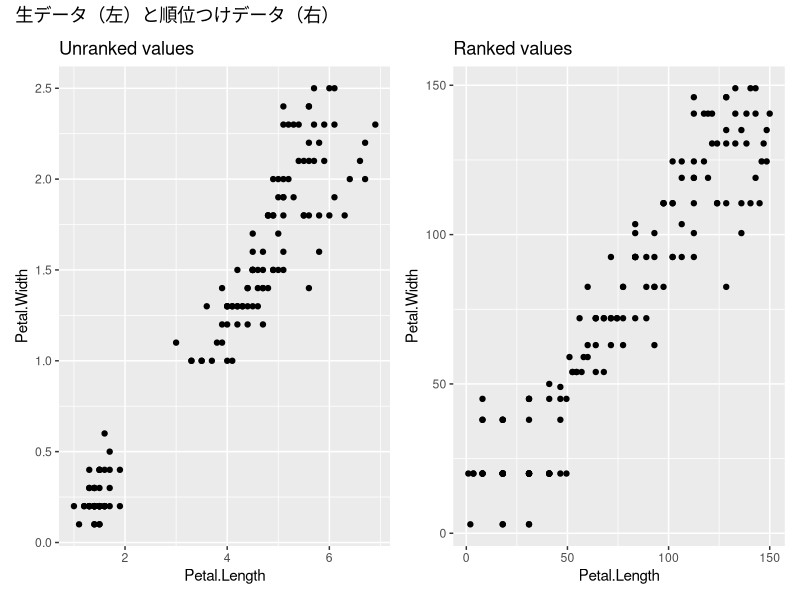
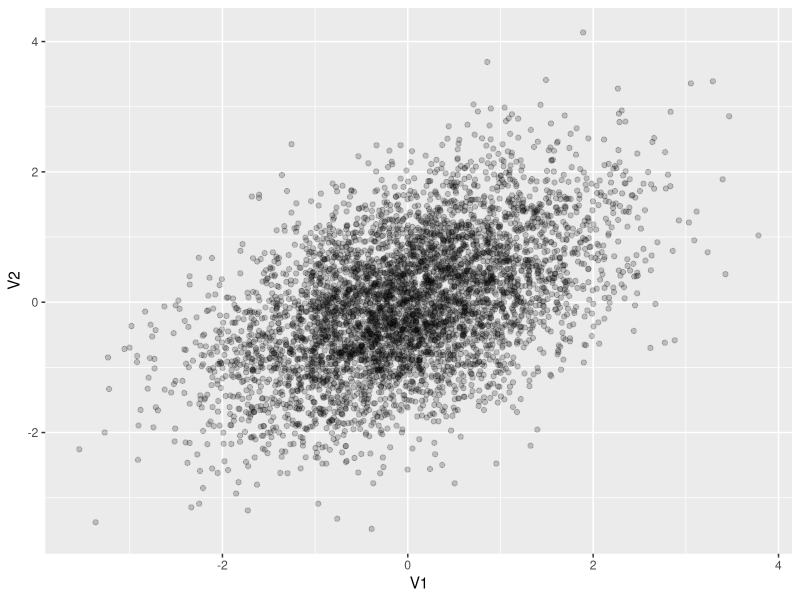
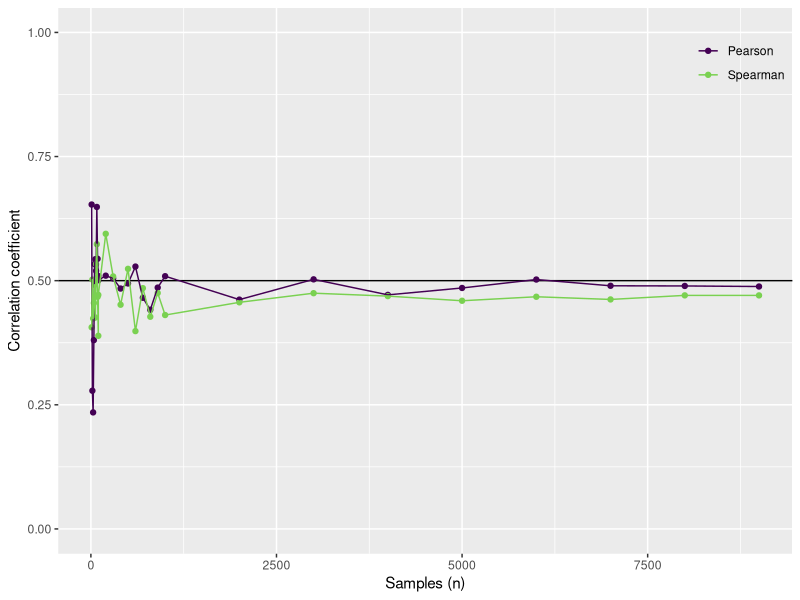
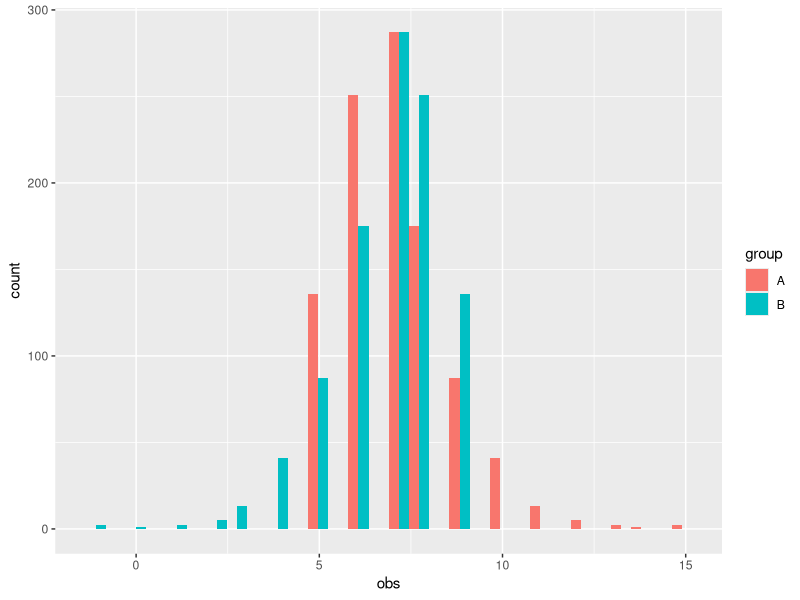
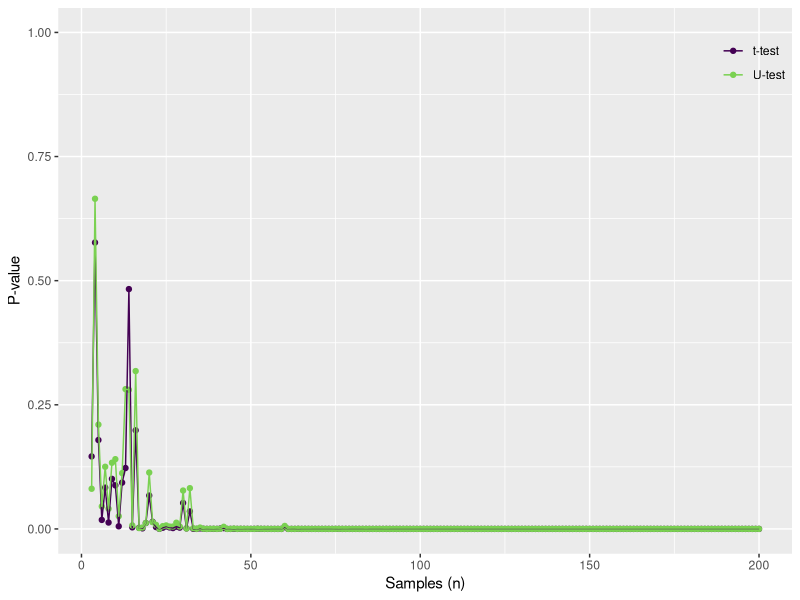
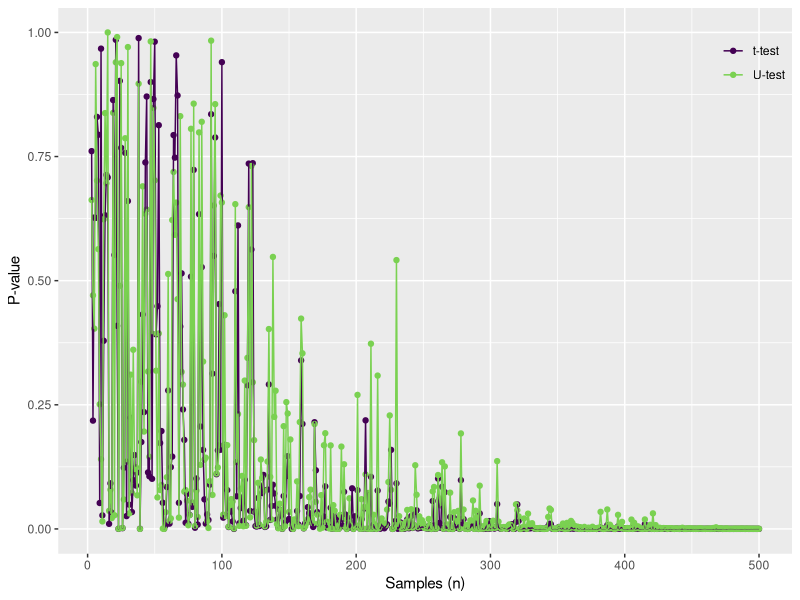
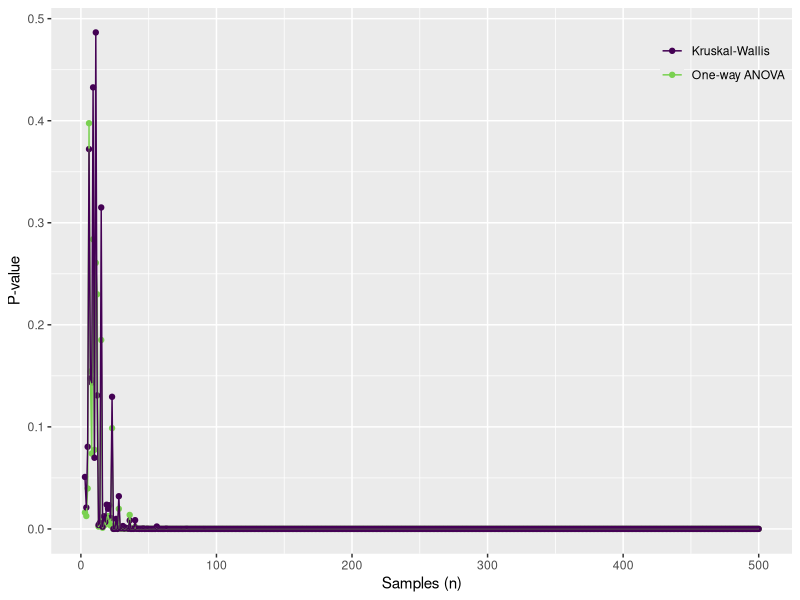
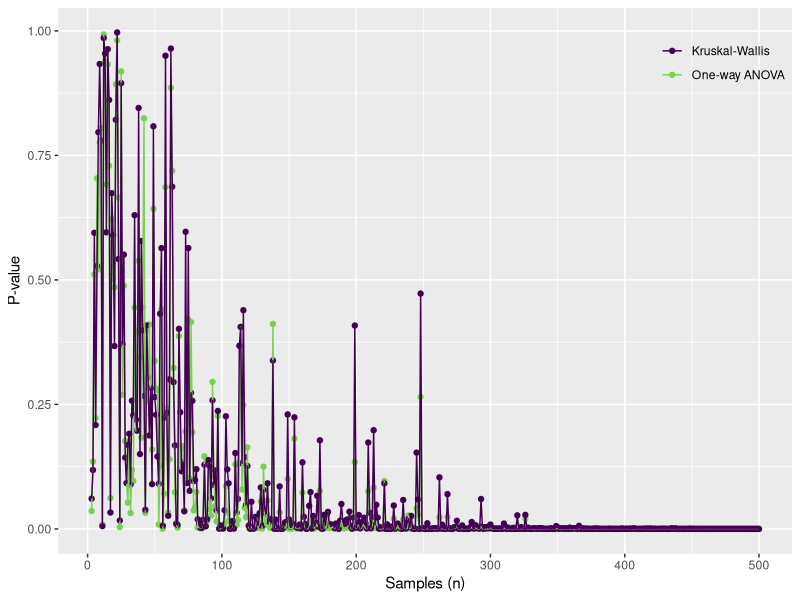

These charts were generated, in order, by the following R code:
## ---- chunk 1
#| cache: false
#| echo: false
#| message: false
#| warnings: false
library(tidyverse)
library(flextable)
library(magick)
library(patchwork)
## ---- chunk 2
#| fig-cap: "The unranked and ranked data from the Iris dataset. Note the change in shape"
#| code-fold: true
title = "生データ（左）と順位つけデータ（右）"
p1 = iris |> 
  ggplot() + geom_point(aes(x = Petal.Length, y = Petal.Width)) +
  ggtitle("Unranked values")

p2 = iris |> 
  mutate(across(matches("Petal"), rank)) |> 
  ggplot() + geom_point(aes(x = Petal.Length, y = Petal.Width)) +
  ggtitle("Ranked values")
p1 + p2 + 
  plot_annotation(title = title)
## ---- chunk 3
x = iris$Petal.Length
y = iris$Petal.Width

meanx = mean(x)
meany = mean(y)

numerator = sum((x - meanx) * (y - meany))
denominator = sqrt(sum((x - meanx)^2)) * sqrt(sum((y - meany)^2))
numerator / denominator
## ---- chunk 4
cor(x, y, method = "pearson")
## ---- chunk 5
cor.test(x, y, method = "pearson")
## ---- chunk 6
x = iris$Petal.Length |> rank()
y = iris$Petal.Width  |> rank()

meanx = mean(x)
meany = mean(y)

numerator = sum((x - meanx) * (y - meany))
denominator = sqrt(sum((x - meanx)^2)) * sqrt(sum((y - meany)^2))
numerator / denominator
## ---- chunk 7
cor(x, y, method = "spearman")
## ---- chunk 8
cor.test(x, y, method = "spearman", exact = F)
## ---- chunk 9
set.seed(2020)
Sxy = 0.5
Z = MASS::mvrnorm(n = 10000, 
                  mu = c(0,0),
                  Sigma = matrix(c(1, Sxy, Sxy, 1), ncol = 2))
## ---- chunk 10
#| fig-cap: Multivariate normal distribution with a mean of (0,0) and a covariance matrix of $\Sigma = \begin{bmatrix}1&0.5\\0.5&1\end{bmatrix}$.
#| warning: false
#| code-fold: true

Z |> as_tibble(.name_repair = ~c("V1", "V2")) |> 
  slice_sample(n = 5000) |> 
  ggplot() + geom_point(aes(x = V1, y = V2), alpha = 0.2)
## ---- chunk 11
n = c(
  seq(10, 100, by = 10),
  seq(100, 1000 - 100, by = 100),
  seq(1000, 10000 - 1000, by = 1000)
  )
sample_from_z = function(n, z, method) {
    z = z[sample(1:nrow(z), n), ]
    cor(z[ ,1], z[ ,2], method = method)
}
dout = 
  tibble(n = n) |> group_by(n) |> 
  mutate(pearson = map_dbl(n, sample_from_z, z = Z, method = "pearson")) |> 
  mutate(spearman = map_dbl(n, sample_from_z, z = Z, method = "spearman")) 

## ---- chunk 12
#| fig-cap: The Pearson and Spearman rank correlation coefficients for $n$ samples The thick line indicates the true correlation coefficient.
#| code-fold: true
dout |> 
  ggplot() + 
  geom_hline(yintercept = Sxy)  +
  geom_point(aes(x = n, y = pearson, color = "Pearson")) +
  geom_point(aes(x = n, y = spearman, color = "Spearman")) +
  geom_line(aes(x = n, y = pearson, color = "Pearson")) +
  geom_line(aes(x = n, y = spearman, color = "Spearman"))  +
  scale_color_viridis_d("", end = 0.8) + 
  scale_y_continuous("Correlation coefficient", limits = c(0, 1)) +
  scale_x_continuous("Samples (n)") +
  theme(legend.position = c(1,1),
        legend.justification = c(1,1),
        legend.background = element_blank())
## ---- chunk 13
t.test(Petal.Length ~ 1, data = iris)
## ---- chunk 14
lm(Petal.Length ~ 1, data = iris) |> summary()
## ---- chunk 15
wilcox.test(iris$Petal.Length)
## ---- chunk 16
signed_rank = function(x) sign(x) * rank(abs(x))
## ---- chunk 17
lm(signed_rank(Petal.Length) ~ 1, data = iris) |> 
  summary()
## ---- chunk 18
testdata = iris |> filter(!str_detect(Species, "setosa"))
t.test(Petal.Length ~ Species, data = testdata)
## ---- chunk 19
lm(Petal.Length ~ Species, data = testdata) |> summary()
## ---- chunk 20
wilcox.test(Petal.Length ~ Species, data = testdata)
## ---- chunk 21
testdata = testdata |> mutate(Petal.Length_srank = signed_rank(Petal.Length))
lm(Petal.Length_srank ~ Species, data = testdata) |> summary()
## ---- chunk 22
x = rpois(1000, 2) + 5
y = 14 - x
data = tibble(group = c("A", "B")) |> 
  mutate(obs = list(x, y)) |> 
  unnest(obs)

data |> group_by(group) |> summarise(m = median(obs))
## ---- chunk 23
ggplot(data) + 
  geom_histogram(aes(x = obs, fill = group),
                 position = position_dodge())
## ---- chunk 24
wilcox.test(obs ~ group, data = data)
## ---- chunk 25
#| code-fold: true
#| fig-cap: "When sample size is large, the P values convege to zero. Note that either test performs well, especially since the data is from a normal distribution."
testdata = 
  tibble(group = c("A", "B"),
         mu = c(2, 3),
         sd = c(1, 1)) |> 
  group_by(group) |> 
  mutate(obs = map2(mu, sd, rnorm, n = 500)) |> unnest(obs)

td2 = 
tibble(n = 3:200) |> 
  mutate(out = map(n, function(n, data) {
    df = data |> group_by(group) |> slice_sample(n = n)
    tout = t.test(obs ~ group, data = df)$p.value
    uout = wilcox.test(obs ~ group, data = df, exact = F)$p.value
    tibble(toutp = tout, uoutp = uout)
  }, data = testdata)) |> 
  unnest(out)

ggplot(td2) + 
  geom_point(aes(x = n, y = toutp, color = "t-test")) +
  geom_point(aes(x = n, y = uoutp, color = "U-test")) +
  geom_line(aes(x = n, y = toutp, color = "t-test")) +
  geom_line(aes(x = n, y = uoutp, color = "U-test")) +
  scale_color_viridis_d("", end = 0.8) + 
  scale_y_continuous("P-value", limits = c(0, 1)) +
  scale_x_continuous("Samples (n)") +
  theme(legend.position = c(1,1),
        legend.justification = c(1,1),
        legend.background = element_blank())

## ---- chunk 26
#| code-fold: true
#| fig-cap: "When the variances are different, then both have similar difficulty detecting an effect. Large sample numbers are needed to reduce the P value to zero."

testdata = 
  tibble(group = c("A", "B"),
         mu = c(2, 3),
         sd = c(1, 5)) |> 
  group_by(group) |> 
  mutate(obs = map2(mu, sd, rnorm, n = 500)) |> unnest(obs)

td2 = 
  tibble(n = 3:500) |> 
  mutate(out = map(n, function(n, data) {
    df = data |> group_by(group) |> slice_sample(n = n)
    tout = t.test(obs ~ group, data = df)$p.value
    uout = wilcox.test(obs ~ group, data = df, exact = F)$p.value
    tibble(toutp = tout, uoutp = uout)
  }, data = testdata)) |> 
  unnest(out)

ggplot(td2) + 
  geom_point(aes(x = n, y = toutp, color = "t-test")) +
  geom_point(aes(x = n, y = uoutp, color = "U-test")) +
  geom_line(aes(x = n, y = toutp, color = "t-test")) +
  geom_line(aes(x = n, y = uoutp, color = "U-test")) +
  scale_color_viridis_d("", end = 0.8) + 
  scale_y_continuous("P-value", limits = c(0, 1)) +
  scale_x_continuous("Samples (n)") +
  theme(legend.position = c(1,1),
        legend.justification = c(1,1),
        legend.background = element_blank())

## ---- chunk 27
lm(Petal.Length ~ Species, data = iris) |> summary.aov()



## ---- chunk 28
kruskal.test(Petal.Length ~ Species, data = iris)
## ---- chunk 29
#| code-fold: true
#| fig-cap: "When the variances are the same, both tests quickly converge to P = 0."
testdata = 
  tibble(group = c("A", "B", "C"),
         mu = c(1.5, 2, 2.5)) |> 
  mutate(sd = rep(1, n())) |> 
  group_by(group) |> 
  mutate(obs = map2(mu, sd, rnorm, n = 500)) |> unnest(obs) |> 
  ungroup()

td2 = 
  tibble(n = 3:500) |> 
  mutate(out = map(n, function(n, data) {
    df = data |> group_by(group) |> slice_sample(n = n)
    tout = summary.aov(lm(obs ~ group, data = df))[[1]][5][[1]][1]
    uout = kruskal.test(obs ~ group, data = df)$p.value
    tibble(toutp = tout, uoutp = uout)
  }, data = testdata)) |> 
  unnest(out)

ggplot(td2) + 
  geom_point(aes(x = n, y = toutp, color = "One-way ANOVA")) +
  geom_point(aes(x = n, y = uoutp, color = "Kruskal-Wallis")) +
  geom_line(aes(x = n, y = toutp, color = "One-way ANOVA")) +
  geom_line(aes(x = n, y = uoutp, color = "Kruskal-Wallis")) +
  scale_color_viridis_d("", end = 0.8) + 
  scale_y_continuous("P-value") +
  scale_x_continuous("Samples (n)") +
  theme(legend.position = c(1,1),
        legend.justification = c(1,1),
        legend.background = element_blank())
## ---- chunk 30
#| code-fold: true
#| fig-cap: "When the variances are different, then both have similar difficulty detecting an effect. Large sample numbers are needed to reduce the P value to zero."
testdata = 
  tibble(group = c("A", "B", "C"),
         mu = c(1.5, 2, 2.5)) |> 
  mutate(cv = rep(2, n())) |> 
  mutate(sd = mu * cv) |> 
  group_by(group) |> 
  mutate(obs = map2(mu, sd, rnorm, n = 500)) |> unnest(obs) |> 
  ungroup()

td2 = 
  tibble(n = 3:500) |> 
  mutate(out = map(n, function(n, data) {
    df = data |> group_by(group) |> slice_sample(n = n)
    tout = summary.aov(lm(obs ~ group, data = df))[[1]][5][[1]][1]
    uout = kruskal.test(obs ~ group, data = df)$p.value
    tibble(toutp = tout, uoutp = uout)
  }, data = testdata)) |> 
  unnest(out)

ggplot(td2) + 
  geom_point(aes(x = n, y = toutp, color = "One-way ANOVA")) +
  geom_point(aes(x = n, y = uoutp, color = "Kruskal-Wallis")) +
  geom_line(aes(x = n, y = toutp, color = "One-way ANOVA")) +
  geom_line(aes(x = n, y = uoutp, color = "Kruskal-Wallis")) +
  scale_color_viridis_d("", end = 0.8) + 
  scale_y_continuous("P-value") +
  scale_x_continuous("Samples (n)") +
  theme(legend.position = c(1,1),
        legend.justification = c(1,1),
        legend.background = element_blank())
